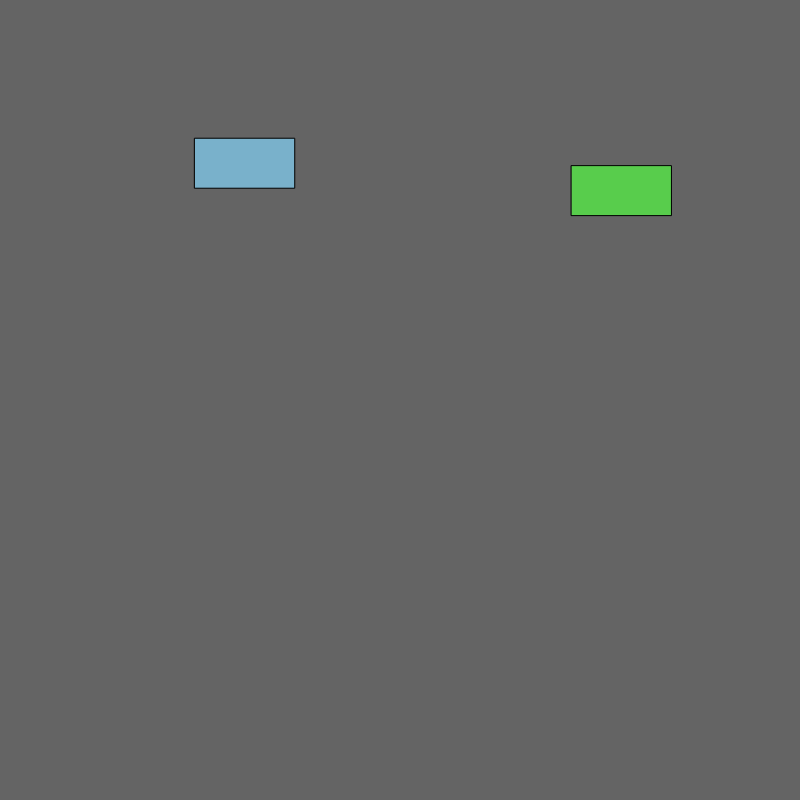
Frame 1 (no input)
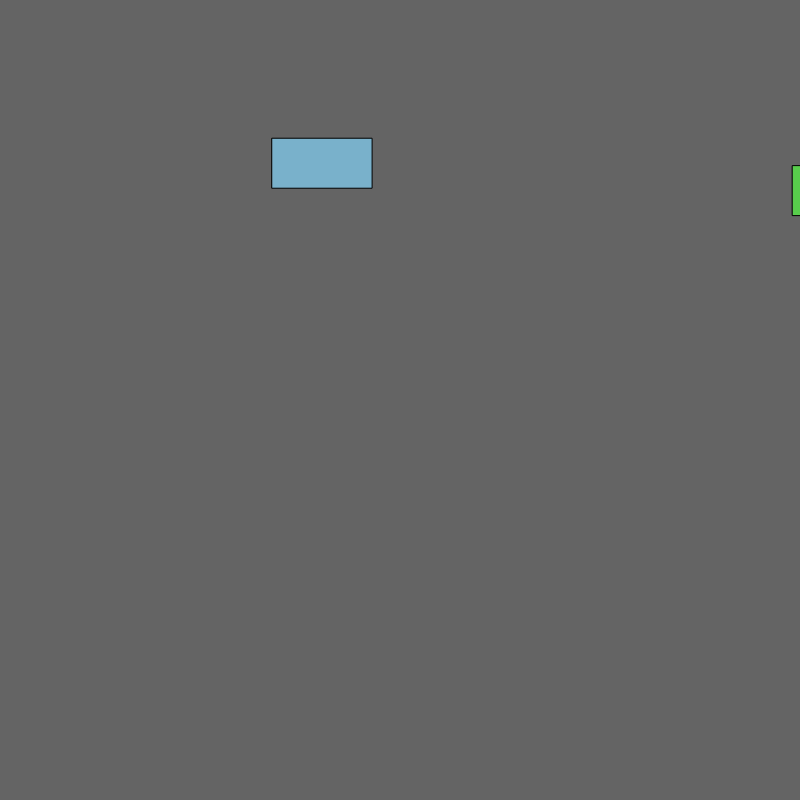
Frame 60 (no input)
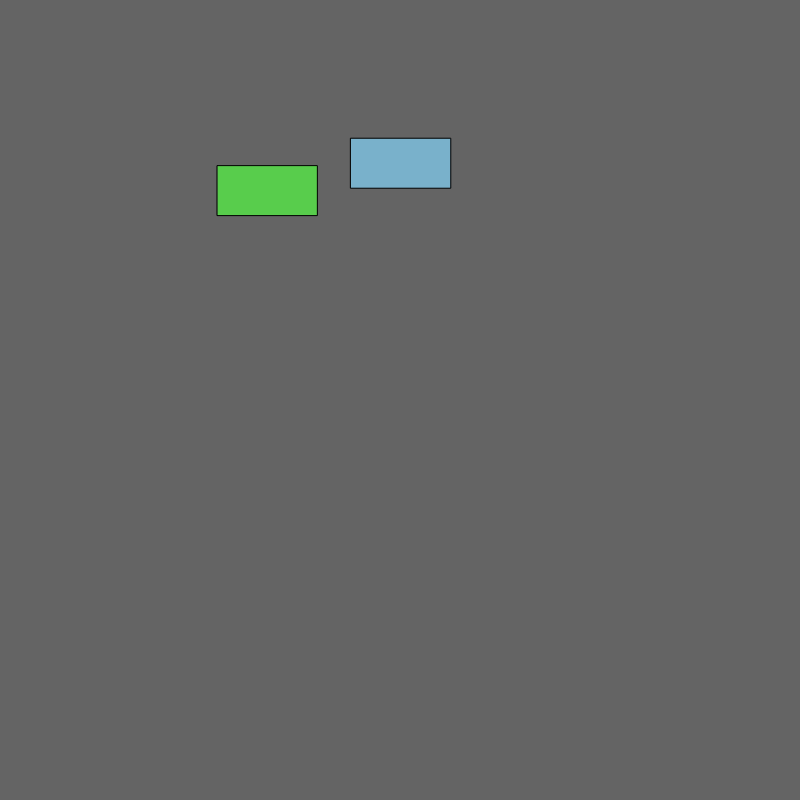
Frame 120 (the mouse pressed at the canvas centre since frame 60)

The p5.js sketch that drew these frames (run headless with seeded random() and noise() and a simulated clock; from frame 60 on, the mouse is pressed at the canvas centre):

// p5.js sketch
// ── sketch.js
var myCar; // declare an object
var myCar1; // declare an object

function setup() {
  createCanvas(800, 800);
  myCar = new Car(); // spawn one object
  myCar1 = new Car(); // spawn one object
}

function draw() {
  background(100);

  myCar.display();
  myCar.drive();

  myCar1.display();
  myCar1.drive();

}

// our Car class!!!!!
function Car() {
  // attributes
  this.x = random(width);
  this.y = random(height) ;
  this.vel = random(5) ;
  this.r = random(255) ;
  this.g = random(255) ;
  this.b = random(255) ;


  // methods
  this.display = function() {
    fill(this.r, this.g, this.b) ;
    rect(this.x, this.y, 100, 50);
  }

  this.drive = function() {
    this.x = this.x + this.vel;  // instead of 5, put vel !
    if (this.x > width) {
      this.x = 0;
    }
  }
}
